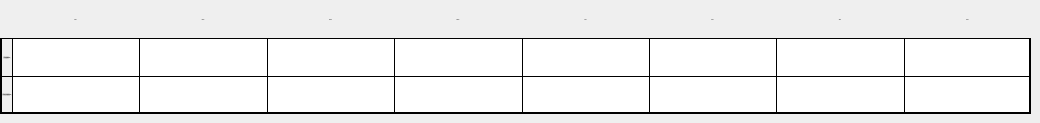
   <widget class="QWidget" name="page_silencer_table">
    <widget class="QWidget" name="widget_8" native="true">
     <property name="geometry">
      <rect>
       <x>0</x>
       <y>0</y>
       <width>1031</width>
       <height>114</height>
      </rect>
     </property>
     <layout class="QGridLayout" name="gridLayout_7">
      <property name="leftMargin">
       <number>0</number>
      </property>
      <property name="topMargin">
       <number>0</number>
      </property>
      <property name="rightMargin">
       <number>0</number>
      </property>
      <property name="bottomMargin">
       <number>0</number>
      </property>
      <property name="spacing">
       <number>0</number>
      </property>
      <item row="1" column="2">
       <widget class="QLineEdit" name="lineEdit_silencer_noi_125">
        <property name="sizePolicy">
         <sizepolicy hsizetype="Expanding" vsizetype="Preferred">
          <horstretch>0</horstretch>
          <verstretch>0</verstretch>
         </sizepolicy>
        </property>
        <property name="styleSheet">
         <string notr="true">border:1px solid black;
border-right:none;
border-bottom:none;</string>
        </property>
       </widget>
      </item>
      <item row="2" column="4">
       <widget class="QLineEdit" name="lineEdit_silencer_after_500">
        <property name="sizePolicy">
         <sizepolicy hsizetype="Expanding" vsizetype="Preferred">
          <horstretch>0</horstretch>
          <verstretch>0</verstretch>
         </sizepolicy>
        </property>
        <property name="styleSheet">
         <string notr="true">border:1px solid black;
border-right:none;
border-bottom:2px solid black;</string>
        </property>
       </widget>
      </item>
      <item row="2" column="6">
       <widget class="QLineEdit" name="lineEdit_silencer_after_2k">
        <property name="sizePolicy">
         <sizepolicy hsizetype="Expanding" vsizetype="Preferred">
          <horstretch>0</horstretch>
          <verstretch>0</verstretch>
         </sizepolicy>
        </property>
        <property name="styleSheet">
         <string notr="true">border:1px solid black;
border-right:none;
border-bottom:2px solid black;</string>
        </property>
       </widget>
      </item>
      <item row="0" column="2">
       <widget class="QLabel" name="label_236">
        <property name="font">
         <font>
          <family>黑体</family>
          <pointsize>-1</pointsize>
         </font>
        </property>
        <property name="styleSheet">
         <string notr="true">border-left:1px solid black;</string>
        </property>
        <property name="text">
         <string>125Hz</string>
        </property>
        <property name="alignment">
         <set>Qt::AlignCenter</set>
        </property>
       </widget>
      </item>
      <item row="0" column="6">
       <widget class="QLabel" name="label_240">
        <property name="font">
         <font>
          <family>黑体</family>
          <pointsize>-1</pointsize>
         </font>
        </property>
        <property name="styleSheet">
         <string notr="true">border-left:1px solid black;</string>
        </property>
        <property name="text">
         <string>2kHz</string>
        </property>
        <property name="alignment">
         <set>Qt::AlignCenter</set>
        </property>
       </widget>
      </item>
      <item row="2" column="3">
       <widget class="QLineEdit" name="lineEdit_silencer_after_250">
        <property name="sizePolicy">
         <sizepolicy hsizetype="Expanding" vsizetype="Preferred">
          <horstretch>0</horstretch>
          <verstretch>0</verstretch>
         </sizepolicy>
        </property>
        <property name="styleSheet">
         <string notr="true">border:1px solid black;
border-right:none;
border-bottom:2px solid black;</string>
        </property>
       </widget>
      </item>
      <item row="0" column="1">
       <widget class="QLabel" name="label_235">
        <property name="font">
         <font>
          <family>黑体</family>
          <pointsize>-1</pointsize>
         </font>
        </property>
        <property name="styleSheet">
         <string notr="true">border-left:1px solid black;
</string>
        </property>
        <property name="text">
         <string>63Hz</string>
        </property>
        <property name="alignment">
         <set>Qt::AlignCenter</set>
        </property>
       </widget>
      </item>
      <item row="2" column="1">
       <widget class="QLineEdit" name="lineEdit_silencer_after_63">
        <property name="sizePolicy">
         <sizepolicy hsizetype="Expanding" vsizetype="Preferred">
          <horstretch>0</horstretch>
          <verstretch>0</verstretch>
         </sizepolicy>
        </property>
        <property name="styleSheet">
         <string notr="true">border:1px solid black;
border-right:none;
border-bottom:2px solid black;</string>
        </property>
       </widget>
      </item>
      <item row="1" column="3">
       <widget class="QLineEdit" name="lineEdit_silencer_noi_250">
        <property name="sizePolicy">
         <sizepolicy hsizetype="Expanding" vsizetype="Preferred">
          <horstretch>0</horstretch>
          <verstretch>0</verstretch>
         </sizepolicy>
        </property>
        <property name="styleSheet">
         <string notr="true">border:1px solid black;
border-right:none;
border-bottom:none;</string>
        </property>
       </widget>
      </item>
      <item row="0" column="3">
       <widget class="QLabel" name="label_237">
        <property name="font">
         <font>
          <family>黑体</family>
          <pointsize>-1</pointsize>
         </font>
        </property>
        <property name="styleSheet">
         <string notr="true">border-left:1px solid black;</string>
        </property>
        <property name="text">
         <string>250Hz</string>
        </property>
        <property name="alignment">
         <set>Qt::AlignCenter</set>
        </property>
       </widget>
      </item>
      <item row="1" column="1">
       <widget class="QLineEdit" name="lineEdit_silencer_noi_63">
        <property name="sizePolicy">
         <sizepolicy hsizetype="Expanding" vsizetype="Preferred">
          <horstretch>0</horstretch>
          <verstretch>0</verstretch>
         </sizepolicy>
        </property>
        <property name="styleSheet">
         <string notr="true">border:1px solid black;
border-right:none;
border-bottom:none;</string>
        </property>
       </widget>
      </item>
      <item row="2" column="0">
       <widget class="QLabel" name="label_244">
        <property name="font">
         <font>
          <family>黑体</family>
          <pointsize>-1</pointsize>
         </font>
        </property>
        <property name="styleSheet">
         <string notr="true">border:1px solid black;
border-left:2px solid black;
border-bottom:2px solid black;
border-right:none;
</string>
        </property>
        <property name="text">
         <string> 消音器后噪音量(dB) </string>
        </property>
        <property name="alignment">
         <set>Qt::AlignCenter</set>
        </property>
       </widget>
      </item>
      <item row="1" column="5">
       <widget class="QLineEdit" name="lineEdit_silencer_noi_1k">
        <property name="sizePolicy">
         <sizepolicy hsizetype="Expanding" vsizetype="Preferred">
          <horstretch>0</horstretch>
          <verstretch>0</verstretch>
         </sizepolicy>
        </property>
        <property name="styleSheet">
         <string notr="true">border:1px solid black;
border-right:none;
border-bottom:none;</string>
        </property>
       </widget>
      </item>
      <item row="1" column="8">
       <widget class="QLineEdit" name="lineEdit_silencer_noi_8k">
        <property name="sizePolicy">
         <sizepolicy hsizetype="Expanding" vsizetype="Preferred">
          <horstretch>0</horstretch>
          <verstretch>0</verstretch>
         </sizepolicy>
        </property>
        <property name="styleSheet">
         <string notr="true">border:1px solid black;
border-right:2px solid black;
border-bottom:none;</string>
        </property>
       </widget>
      </item>
      <item row="1" column="6">
       <widget class="QLineEdit" name="lineEdit_silencer_noi_2k">
        <property name="sizePolicy">
         <sizepolicy hsizetype="Expanding" vsizetype="Preferred">
          <horstretch>0</horstretch>
          <verstretch>0</verstretch>
         </sizepolicy>
        </property>
        <property name="styleSheet">
         <string notr="true">border:1px solid black;
border-right:none;
border-bottom:none;</string>
        </property>
       </widget>
      </item>
      <item row="2" column="5">
       <widget class="QLineEdit" name="lineEdit_silencer_after_1k">
        <property name="sizePolicy">
         <sizepolicy hsizetype="Expanding" vsizetype="Preferred">
          <horstretch>0</horstretch>
          <verstretch>0</verstretch>
         </sizepolicy>
        </property>
        <property name="styleSheet">
         <string notr="true">border:1px solid black;
border-right:none;
border-bottom:2px solid black;</string>
        </property>
       </widget>
      </item>
      <item row="1" column="0">
       <widget class="QLabel" name="label_245">
        <property name="font">
         <font>
          <family>黑体</family>
          <pointsize>-1</pointsize>
         </font>
        </property>
        <property name="styleSheet">
         <string notr="true">border:1px solid black;
border-left:2px solid black;
border-right:none;
border-bottom:none;
</string>
        </property>
        <property name="text">
         <string>消音器衰减(dB)</string>
        </property>
        <property name="alignment">
         <set>Qt::AlignCenter</set>
        </property>
       </widget>
      </item>
      <item row="1" column="7">
       <widget class="QLineEdit" name="lineEdit_silencer_noi_4k">
        <property name="sizePolicy">
         <sizepolicy hsizetype="Expanding" vsizetype="Preferred">
          <horstretch>0</horstretch>
          <verstretch>0</verstretch>
         </sizepolicy>
        </property>
        <property name="styleSheet">
         <string notr="true">border:1px solid black;
border-right:none;
border-bottom:none;</string>
        </property>
       </widget>
      </item>
      <item row="2" column="2">
       <widget class="QLineEdit" name="lineEdit_silencer_after_125">
        <property name="sizePolicy">
         <sizepolicy hsizetype="Expanding" vsizetype="Preferred">
          <horstretch>0</horstretch>
          <verstretch>0</verstretch>
         </sizepolicy>
        </property>
        <property name="styleSheet">
         <string notr="true">border:1px solid black;
border-right:none;
border-bottom:2px solid black;</string>
        </property>
       </widget>
      </item>
      <item row="0" column="7">
       <widget class="QLabel" name="label_241">
        <property name="font">
         <font>
          <family>黑体</family>
          <pointsize>-1</pointsize>
         </font>
        </property>
        <property name="styleSheet">
         <string notr="true">border-left:1px solid black;</string>
        </property>
        <property name="text">
         <string>4kHz</string>
        </property>
        <property name="alignment">
         <set>Qt::AlignCenter</set>
        </property>
       </widget>
      </item>
      <item row="1" column="4">
       <widget class="QLineEdit" name="lineEdit_silencer_noi_500">
        <property name="sizePolicy">
         <sizepolicy hsizetype="Expanding" vsizetype="Preferred">
          <horstretch>0</horstretch>
          <verstretch>0</verstretch>
         </sizepolicy>
        </property>
        <property name="styleSheet">
         <string notr="true">border:1px solid black;
border-right:none;
border-bottom:none;</string>
        </property>
       </widget>
      </item>
      <item row="0" column="8">
       <widget class="QLabel" name="label_242">
        <property name="font">
         <font>
          <family>黑体</family>
          <pointsize>-1</pointsize>
         </font>
        </property>
        <property name="styleSheet">
         <string notr="true">border-left:1px solid black;
border-right:2px solid black;</string>
        </property>
        <property name="text">
         <string>8kHz</string>
        </property>
        <property name="alignment">
         <set>Qt::AlignCenter</set>
        </property>
       </widget>
      </item>
      <item row="2" column="8">
       <widget class="QLineEdit" name="lineEdit_silencer_after_8k">
        <property name="sizePolicy">
         <sizepolicy hsizetype="Expanding" vsizetype="Preferred">
          <horstretch>0</horstretch>
          <verstretch>0</verstretch>
         </sizepolicy>
        </property>
        <property name="styleSheet">
         <string notr="true">border:1px solid black;
border-right:2px solid black;
border-bottom:2px solid black;</string>
        </property>
       </widget>
      </item>
      <item row="0" column="4">
       <widget class="QLabel" name="label_238">
        <property name="font">
         <font>
          <family>黑体</family>
          <pointsize>-1</pointsize>
         </font>
        </property>
        <property name="styleSheet">
         <string notr="true">border-left:1px solid black;</string>
        </property>
        <property name="text">
         <string>500Hz</string>
        </property>
        <property name="alignment">
         <set>Qt::AlignCenter</set>
        </property>
       </widget>
      </item>
      <item row="0" column="5">
       <widget class="QLabel" name="label_239">
        <property name="font">
         <font>
          <family>黑体</family>
          <pointsize>-1</pointsize>
         </font>
        </property>
        <property name="styleSheet">
         <string notr="true">border-left:1px solid black;</string>
        </property>
        <property name="text">
         <string>1kHz</string>
        </property>
        <property name="alignment">
         <set>Qt::AlignCenter</set>
        </property>
       </widget>
      </item>
      <item row="2" column="7">
       <widget class="QLineEdit" name="lineEdit_silencer_after_4k">
        <property name="sizePolicy">
         <sizepolicy hsizetype="Expanding" vsizetype="Preferred">
          <horstretch>0</horstretch>
          <verstretch>0</verstretch>
         </sizepolicy>
        </property>
        <property name="styleSheet">
         <string notr="true">border:1px solid black;
border-right:none;
border-bottom:2px solid black;</string>
        </property>
       </widget>
      </item>
      <item row="0" column="0">
       <widget class="QLabel" name="label_234">
        <property name="styleSheet">
         <string notr="true">border-left:2px solid black;</string>
        </property>
        <property name="text">
         <string/>
        </property>
       </widget>
      </item>
     </layout>
    </widget>
   </widget>
